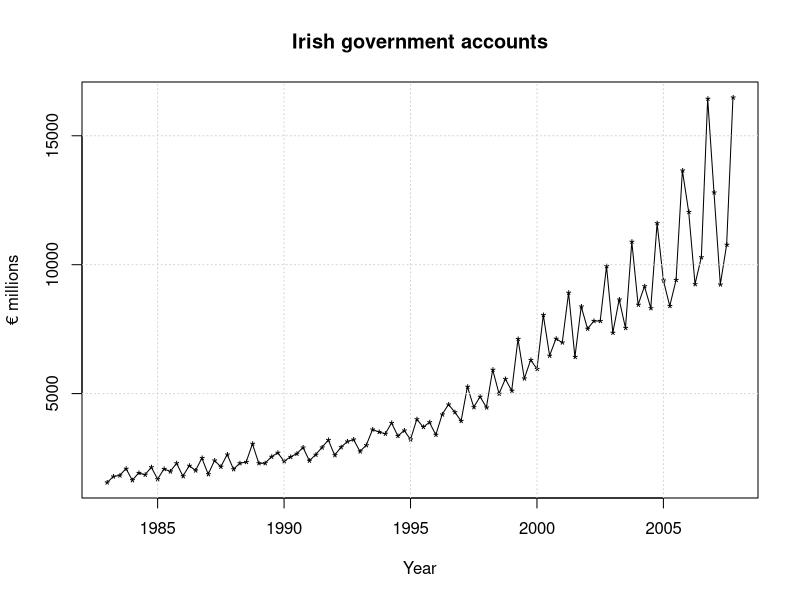
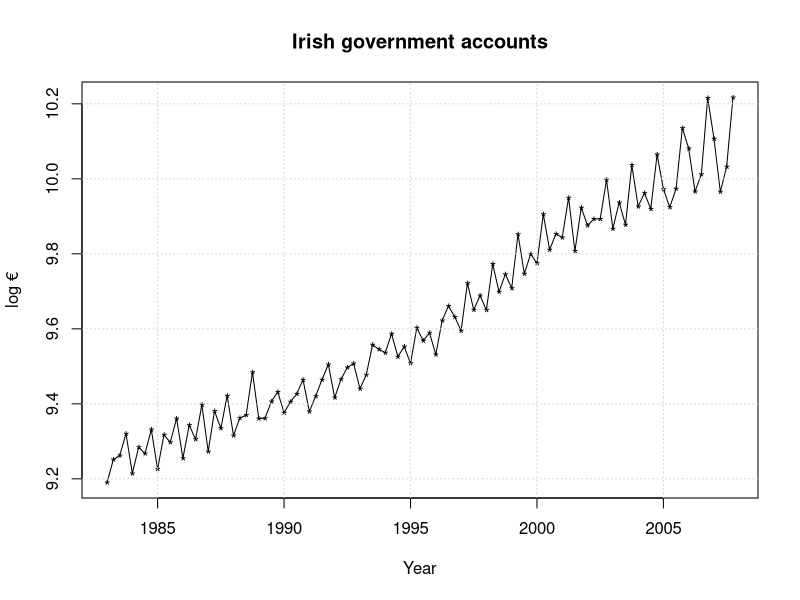
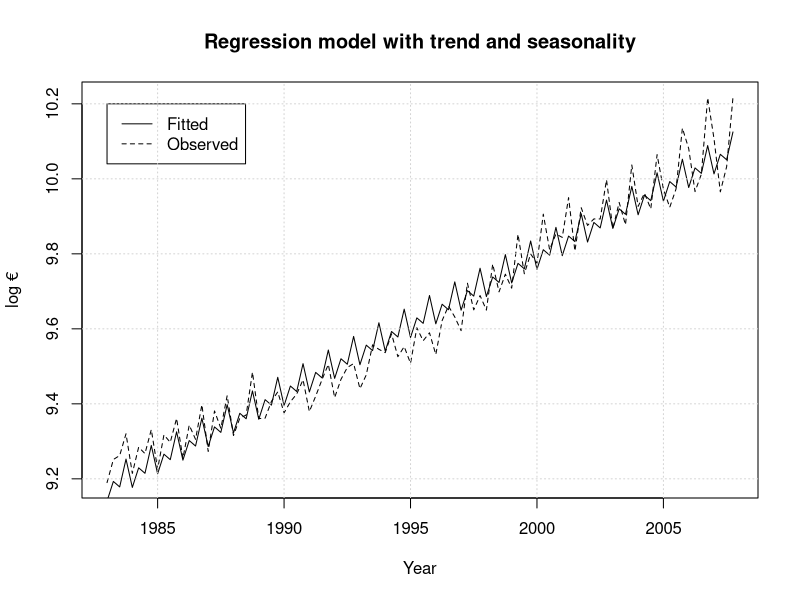
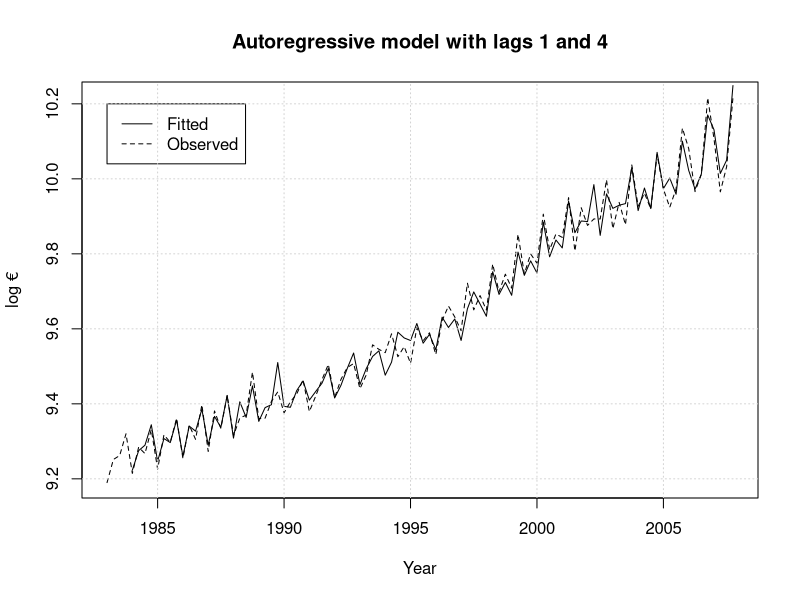
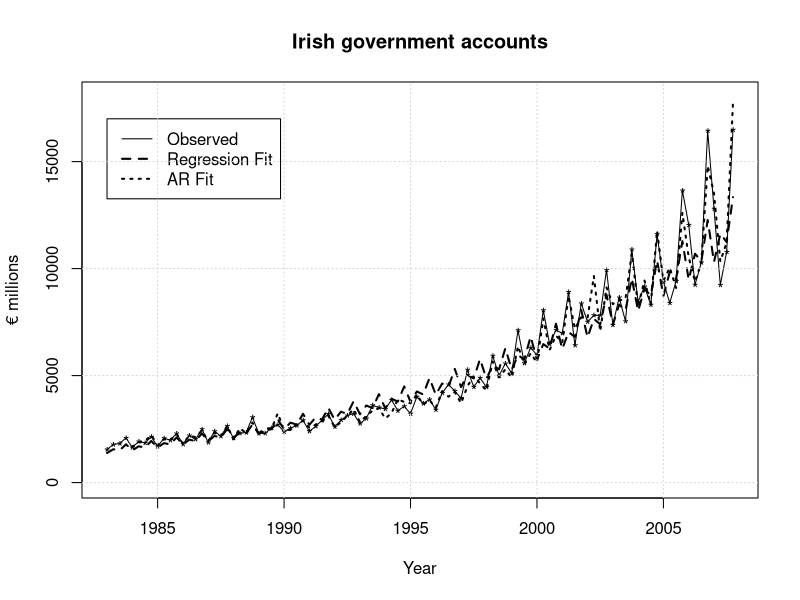

Recreate these plots in R, in order.
# Time Series Analytics and Forecasting
# Session 2: Lab 2


## PART I #############################################################################
# Read data from a csv file and put into the data frame "government_accounts"
government_accounts <- read.csv("Session_2_Lab_2_data.csv")

# Print the first few rows of data to the screen
head(government_accounts)

# Print a summary of the data to the screen (maybe not much use in this case!)
summary(government_accounts)

# Plot the year against the account value. 
plot(government_accounts$Year,government_accounts$Account_Value,type="l",
     xlab="Year",ylab="€ millions",main="Irish government accounts")
# Add a "*" to each data point in the plot
points(government_accounts$Year,government_accounts$Account_Value,pch="*")
# Place a grid on the plot
grid()

# Plot the log account value. Place a grid on the plot
plot(government_accounts$Year,log10(1000000*government_accounts$Account_Value),type="l",
     xlab="Year",ylab="log €",main="Irish government accounts")
points(government_accounts$Year,log10(1000000*government_accounts$Account_Value),pch="*")
grid()

# Add log account as an extra column to the data frame
government_accounts$log_Account_Value <- log10(1000000*government_accounts$Account_Value)

# Fit the multiple linear regression model of log account to year and quarter
# Save results into the object trend_season_model
trend_season_model <- lm(government_accounts$log_Account_Value ~ 
                           government_accounts$Year + 
                           government_accounts$Q1   +
                           government_accounts$Q2   + 
                           government_accounts$Q3)

# Print out a summary of the model fit
summary(trend_season_model)

# Plot the data as a dashed line (lty=2)  
plot(government_accounts$Year,government_accounts$log_Account_Value, type="l",lty=2,
     xlab="Year",ylab="log €",main="Regression model with trend and seasonality")
# Lay the fitted values from the regression
lines(government_accounts$Year,trend_season_model$fitted.values,lty=1)
# Add a legend to the plot
legend(1983,10.2,c("Fitted","Observed"),lty=c(1,2))
grid()
#######################################################################################

## PART II ############################################################################

# Add a column with lag 1 to the data
# n is the number of observations.  The first element of the lag 1 does not exist and in R
# is given the value "NA" for "not available"
n <- length(government_accounts$log_Account_Value)
government_accounts$log_Account_Value_lag1 = c(NA,government_accounts$log_Account_Value[1:(n-1)])

# Do the same for lag 4
government_accounts$log_Account_Value_lag4 = c(NA,NA,NA,NA,government_accounts$log_Account_Value[1:(n-4)])

# Regress log account value on lag1 and lag4 e.g. an AR model with lags 1 and 4
# The option na.action=na.exclude tells R to ignore any rows of data where there is an NA (e.g. the 
# first 4 rows of data before we have lag4 values)
ar_model <- lm(government_accounts$log_Account_Value ~ government_accounts$log_Account_Value_lag1 +
                 government_accounts$log_Account_Value_lag4,na.action=na.exclude)

# Print out a summary of the model fit
summary(ar_model)

# Plot the data against the predicted values from the fitted model.  Add a legend to the plot
plot(government_accounts$Year,government_accounts$log_Account_Value, type="l",lty=2,
     xlab="Year",ylab="log €",main="Autoregressive model with lags 1 and 4")
# We only have fitted values from the 5th observation, so have to use values 5:n of the Year vector
# on the x-axis
lines(government_accounts$Year[5:n],ar_model$fitted.values,lty=1)
legend(1983,10.2,c("Fitted","Observed"),lty=c(1,2))
grid()



## PART III ###########################################################################
# (write your own code)
# Finally, backtransform the fitted models on the log scale to the original scale
plot(government_accounts$Year,government_accounts$Account_Value,type="l",
     xlab="Year",ylab="€ millions",main="Irish government accounts",ylim=c(0,18000))

# Add a "*" to each data point
points(government_accounts$Year,government_accounts$Account_Value,pch="*")
# The multiple regression model on the original scale. lty defines line type (solid, dashed, etc.)
# lwd controls line thickness
lines(government_accounts$Year,(10^trend_season_model$fitted.values)/1000000,lty=2,lwd=2)
# The AR model on the original scale
lines(government_accounts$Year[5:n],(10^ar_model$fitted.values)/1000000,lty=3,lwd=2)
# Add a legend
legend(1983,17000,c("Observed","Regression Fit","AR Fit"),lty=c(1,2,3),lwd=c(1,2,2))
grid()

